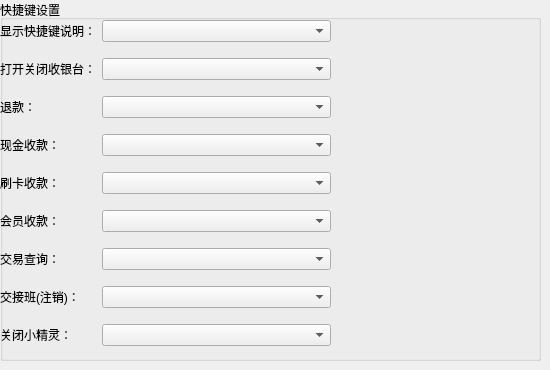
   <widget class="QWidget" name="page_4">
    <widget class="QWidget" name="verticalLayoutWidget_5">
     <property name="geometry">
      <rect>
       <x>0</x>
       <y>0</y>
       <width>541</width>
       <height>361</height>
      </rect>
     </property>
     <layout class="QVBoxLayout" name="verticalLayout_5">
      <item>
       <widget class="QGroupBox" name="groupBox_12">
        <property name="title">
         <string>快捷键设置</string>
        </property>
        <widget class="QWidget" name="formLayoutWidget_5">
         <property name="geometry">
          <rect>
           <x>0</x>
           <y>20</y>
           <width>331</width>
           <height>341</height>
          </rect>
         </property>
         <layout class="QFormLayout" name="formLayout_9">
          <property name="verticalSpacing">
           <number>16</number>
          </property>
          <item row="0" column="0">
           <widget class="QLabel" name="Label_7">
            <property name="text">
             <string>显示快捷键说明：</string>
            </property>
           </widget>
          </item>
          <item row="0" column="1">
           <widget class="QComboBox" name="ComboBox_6"/>
          </item>
          <item row="1" column="0">
           <widget class="QLabel" name="Label_8">
            <property name="text">
             <string>打开关闭收银台：</string>
            </property>
           </widget>
          </item>
          <item row="1" column="1">
           <widget class="QComboBox" name="ComboBox_7"/>
          </item>
          <item row="2" column="0">
           <widget class="QLabel" name="Label_9">
            <property name="text">
             <string>退款：</string>
            </property>
           </widget>
          </item>
          <item row="2" column="1">
           <widget class="QComboBox" name="ComboBox_8"/>
          </item>
          <item row="3" column="0">
           <widget class="QLabel" name="Label_10">
            <property name="text">
             <string>现金收款：</string>
            </property>
           </widget>
          </item>
          <item row="3" column="1">
           <widget class="QComboBox" name="ComboBox_9"/>
          </item>
          <item row="4" column="0">
           <widget class="QLabel" name="Label_11">
            <property name="text">
             <string>刷卡收款：</string>
            </property>
           </widget>
          </item>
          <item row="4" column="1">
           <widget class="QComboBox" name="ComboBox_10"/>
          </item>
          <item row="5" column="0">
           <widget class="QLabel" name="Label_12">
            <property name="text">
             <string>会员收款：</string>
            </property>
           </widget>
          </item>
          <item row="5" column="1">
           <widget class="QComboBox" name="ComboBox_11"/>
          </item>
          <item row="6" column="0">
           <widget class="QLabel" name="Label_13">
            <property name="text">
             <string>交易查询：</string>
            </property>
           </widget>
          </item>
          <item row="6" column="1">
           <widget class="QComboBox" name="ComboBox_12"/>
          </item>
          <item row="7" column="0">
           <widget class="QLabel" name="Label_14">
            <property name="text">
             <string>交接班(注销)：</string>
            </property>
           </widget>
          </item>
          <item row="7" column="1">
           <widget class="QComboBox" name="ComboBox_13"/>
          </item>
          <item row="8" column="0">
           <widget class="QLabel" name="Label_15">
            <property name="text">
             <string>关闭小精灵：</string>
            </property>
           </widget>
          </item>
          <item row="8" column="1">
           <widget class="QComboBox" name="ComboBox_14"/>
          </item>
         </layout>
        </widget>
       </widget>
      </item>
     </layout>
    </widget>
   </widget>
